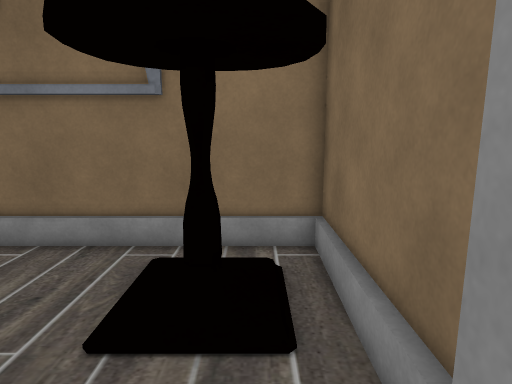
[1] (above)

16 first-person views from a walk through a scene from a Unity 3-D project. The camera is 1.5 m above the floor, tilts 10° down and sees 75° across. The floor is counted in squares, 0.5 m on a side. Each view is taken from the middle of a square. On the plan, view 1 faces up. The plan holds only what a view shows up to about 20 squares ahead; the rest is blank. Some surface patterns are stand-ins.

[2]
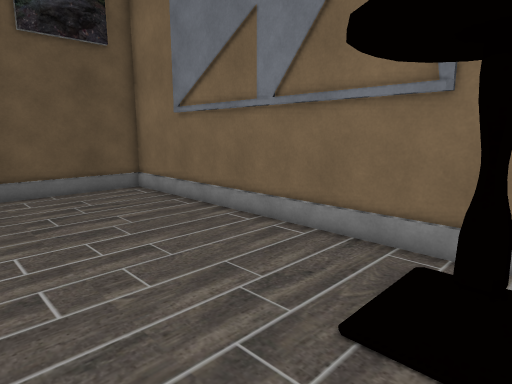

[3]
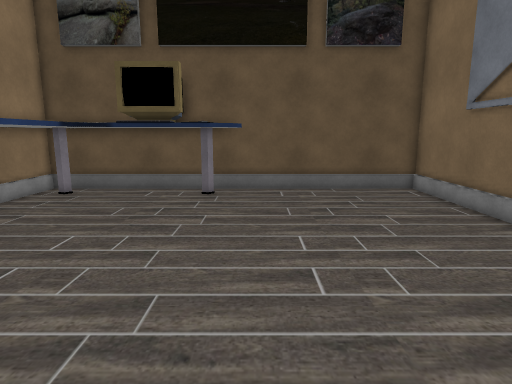

[4]
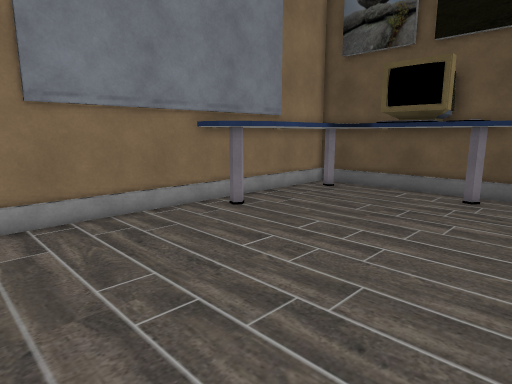

[5]
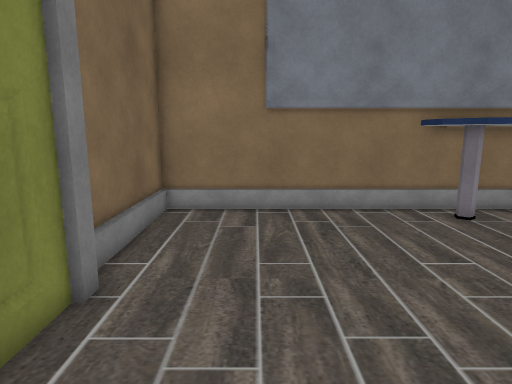

[6]
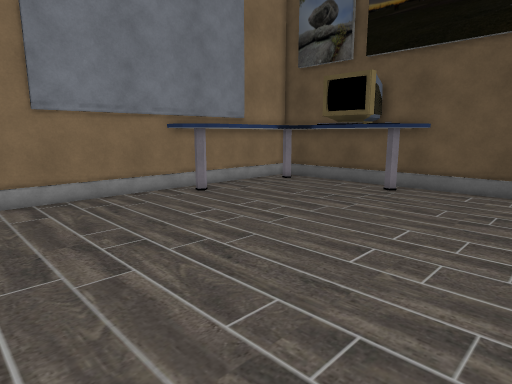

[7]
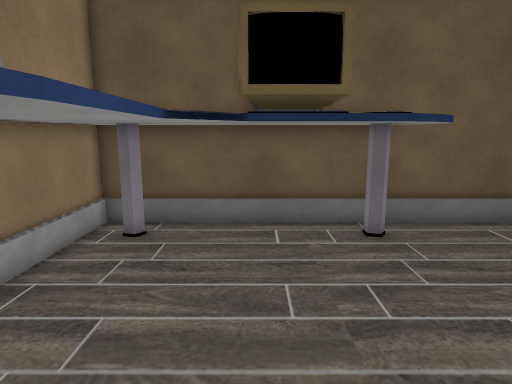

[8]
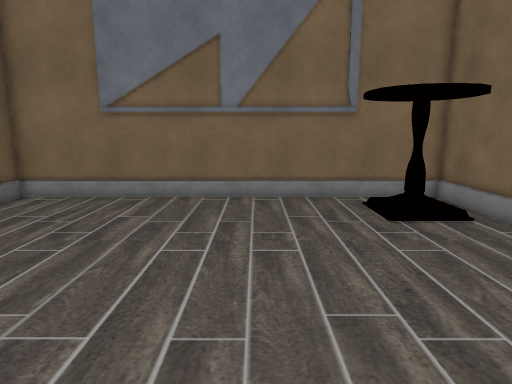

[9]
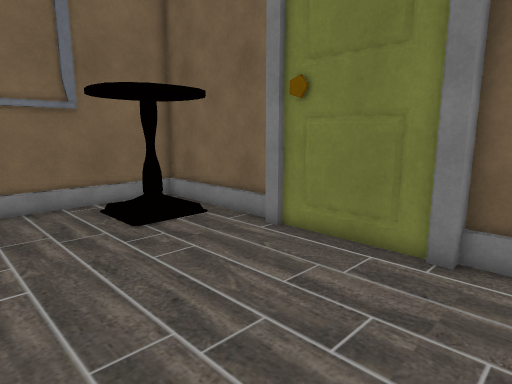

[10]
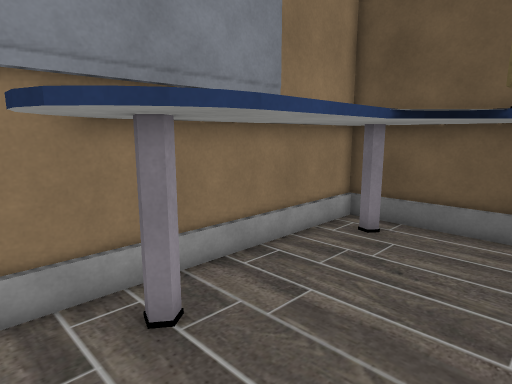

[11]
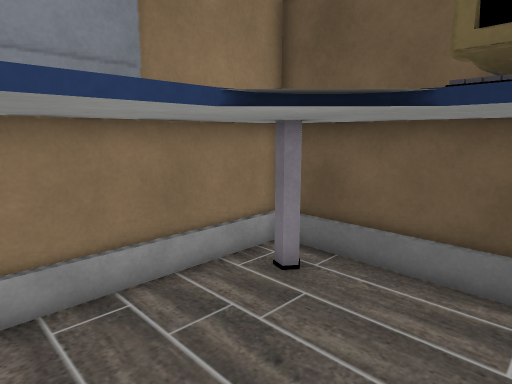

[12]
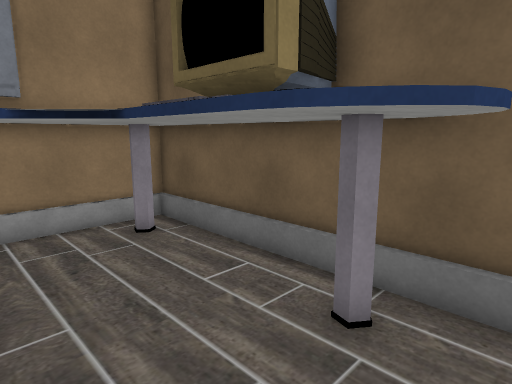

[13]
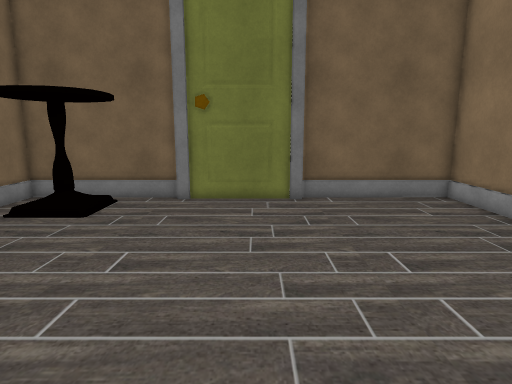

[14]
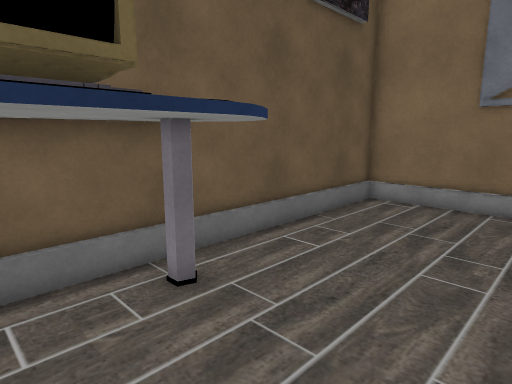

[15]
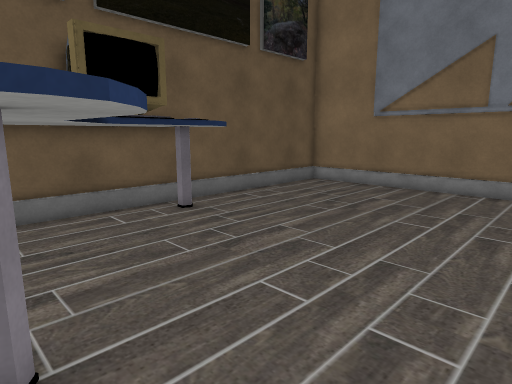

[16]
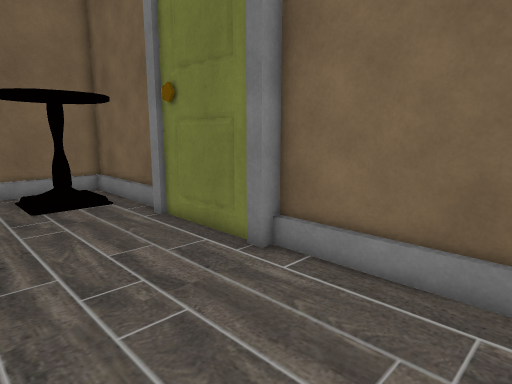

### Floor plan
Key: @ floor where view 1 was taken; # wall or solid block; . main floor; : floor 0.25 m higher than the main floor; O other object.
Columns run from 18 left of view 1 to 2 right of it. Each row starts with its distance up from view 1.
  9 #####################
  8 #...................#
  7 #................  .#
  6 #...............:O .#
  5 #...............:O .#
  4 #...................#
  3 #...................#
  2 #..................##
  1 #..................#
  0 #.................@#
 -1 #OOO...............#
 -2 OOOO...............#
 -3 OOOO...............##
 -4 OOOO...............##
 -5 OOOO................#
 -6 OOOO................#
 -7 OOOOO...............#
 -8 OOOOOOOOOOO.........#
 -9 OOOOOOOOOOO.........#
-10 OOOOOOOOOOO.........#
-11 OOOOOOOOOO###########

Where each view was taken, in squares from view 1:
view 1: 0 up, 0 right, facing up
view 2: 0 up, 0 right, facing up-left
view 3: 0 up, 0 right, facing left
view 4: 1 up, 0 right, facing down-left
view 5: 2 up, 2 left, facing down
view 6: 5 up, 1 right, facing down-left
view 7: 6 down, 7 left, facing left
view 8: 7 down, 7 left, facing up
view 9: 6 down, 7 left, facing up-right
view 10: 5 down, 7 left, facing down-left
view 11: 5 down, 11 left, facing down-left
view 12: 0 up, 12 left, facing down-left
view 13: 2 down, 14 left, facing right
view 14: 6 down, 11 left, facing up-left
view 15: 10 down, 5 left, facing up-left
view 16: 10 down, 5 left, facing up-right
